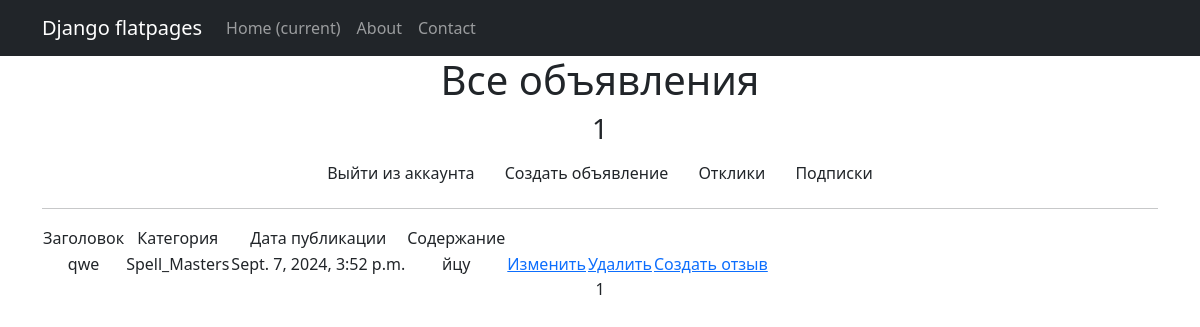
Screenshot of /advertisements/ (signed in) with the database file from the repository.
### advertisement/models.py (models this page shows, shortened)
class Advertisement(models.Model):
    CATEGORY = [("Tanks", "Танки"),
                ("Healers", "Хилы"),
                ("DD", "ДД"),
                ("Merchants", "Торговцы"),
                ("Guild Masters", "Гилдмастеры"),
                ("Quest Givers", "Квестгиверы"),
                ("Blacksmiths", "Кузнецы"),
                ("Tanners", "Кожевники"),
                ("Potion Makers", "Зельевары"),
                ("Spell_Masters", "Мастера заклинаний")]
    category = models.CharField(max_length=20, choices=CATEGORY)
    heading = models.CharField(max_length=200)
    content = RichTextField()
    author = models.ForeignKey(Author, on_delete=models.CASCADE)
    time_in = models.DateTimeField(auto_now_add=True)

### advertisement/views.py (the view)
# urls.py: path('advertisements/', AdvertisementList.as_view(), name = 'advertisement_list'),
class AdvertisementList(LoginRequiredMixin, ListView):
    model = Advertisement
    ordering = 'time_in'
    template_name = 'advertisements.html'
    context_object_name = 'advertisements'
    paginate_by = 10

### templates/advertisements.html (shortened to what this page needs)
{% extends 'fpages/default.html' %}
{% block content %}
   <h1>Все объявления</h1>
   <h3>{{ advertisements|length }}</h3>
   <a href="{% url 'account_logout' %}" class="btn">Выйти из аккаунта</a>
   <a href="{% url 'advertisement_create' %}" class="btn">Создать объявление</a>
   <a href="{% url 'responses' %}" class="btn">Отклики</a>
   <a href="{% url 'subscription' %}" class="btn">Подписки</a>
   <hr>
   {% if advertisements %}
       <table>
           <tr>
               <td>Заголовок</td>
               <td>Категория</td>
               <td>Дата публикации</td>
               <td>Содержание</td>
           </tr>
           {% for advertisement in advertisements %}
           <tr>
               <td>{{ advertisement.heading }}</td>
               <td>{{ advertisement.category }}</td>
               <td>{{ advertisement.time_in }}</td>
               <td>{{ advertisement.content|truncatewords:20 }}</td>
               <td>
                    {% if perms.advertisement.change_advertisement or advertisement.author == user %}
                    <a href="{% url 'advertisement_update' advertisement.id %}">Изменить</a>
                    {% endif %}
               </td>
               <td>
                    {% if perms.advertisement.delete_advertisement or advertisement.author == user %}
                    <a href="{% url 'advertisement_delete' advertisement.id %}">Удалить</a>
                    {% endif %}
               </td>
               <td>
                    <a href="{% url 'response_create' advertisement.id %}">Создать отзыв</a>
               </td>
           </tr>
           {% endfor %}
       </table>
   {% else %}
       <h2>Объявлений нет!</h2>
   {% endif %}
   {{ page_obj.number }}
{% endblock content %}

### rows the page displays
Advertisement: heading "qwe", category "Spell_Masters", time_in "Sept. 7, 2024, 3:52 p.m.", content "йцу"

### other values shown
{{ advertisements|length }} "1"
{{ page_obj.number }} "1"
